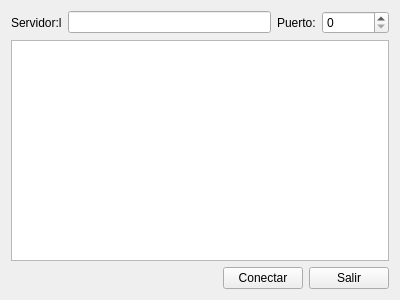
<?xml version="1.0" encoding="UTF-8"?>
<ui version="4.0">
 <class>Widget</class>
 <widget class="QWidget" name="Widget">
  <property name="geometry">
   <rect>
    <x>0</x>
    <y>0</y>
    <width>400</width>
    <height>300</height>
   </rect>
  </property>
  <property name="windowTitle">
   <string>Widget</string>
  </property>
  <layout class="QGridLayout" name="gridLayout">
   <item row="0" column="0">
    <layout class="QHBoxLayout" name="horizontalLayout_2">
     <item>
      <widget class="QLabel" name="label">
       <property name="text">
        <string>Servidor:l</string>
       </property>
      </widget>
     </item>
     <item>
      <widget class="QLineEdit" name="servidor_lineEdit"/>
     </item>
    </layout>
   </item>
   <item row="0" column="1">
    <layout class="QHBoxLayout" name="horizontalLayout_3">
     <item>
      <widget class="QLabel" name="label_2">
       <property name="text">
        <string>Puerto:</string>
       </property>
      </widget>
     </item>
     <item>
      <widget class="QSpinBox" name="puerto_spinBox">
       <property name="maximum">
        <number>99999999</number>
       </property>
      </widget>
     </item>
    </layout>
   </item>
   <item row="1" column="0" colspan="2">
    <widget class="QListWidget" name="listWidget"/>
   </item>
   <item row="2" column="0" colspan="2">
    <layout class="QHBoxLayout" name="horizontalLayout">
     <item>
      <spacer name="horizontalSpacer">
       <property name="orientation">
        <enum>Qt::Horizontal</enum>
       </property>
       <property name="sizeHint" stdset="0">
        <size>
         <width>40</width>
         <height>20</height>
        </size>
       </property>
      </spacer>
     </item>
     <item>
      <widget class="QPushButton" name="conectar_pushButton">
       <property name="text">
        <string>Conectar</string>
       </property>
      </widget>
     </item>
     <item>
      <widget class="QPushButton" name="salir_pushButton">
       <property name="text">
        <string>Salir</string>
       </property>
      </widget>
     </item>
    </layout>
   </item>
  </layout>
 </widget>
 <layoutdefault spacing="6" margin="11"/>
 <resources/>
 <connections/>
</ui>
